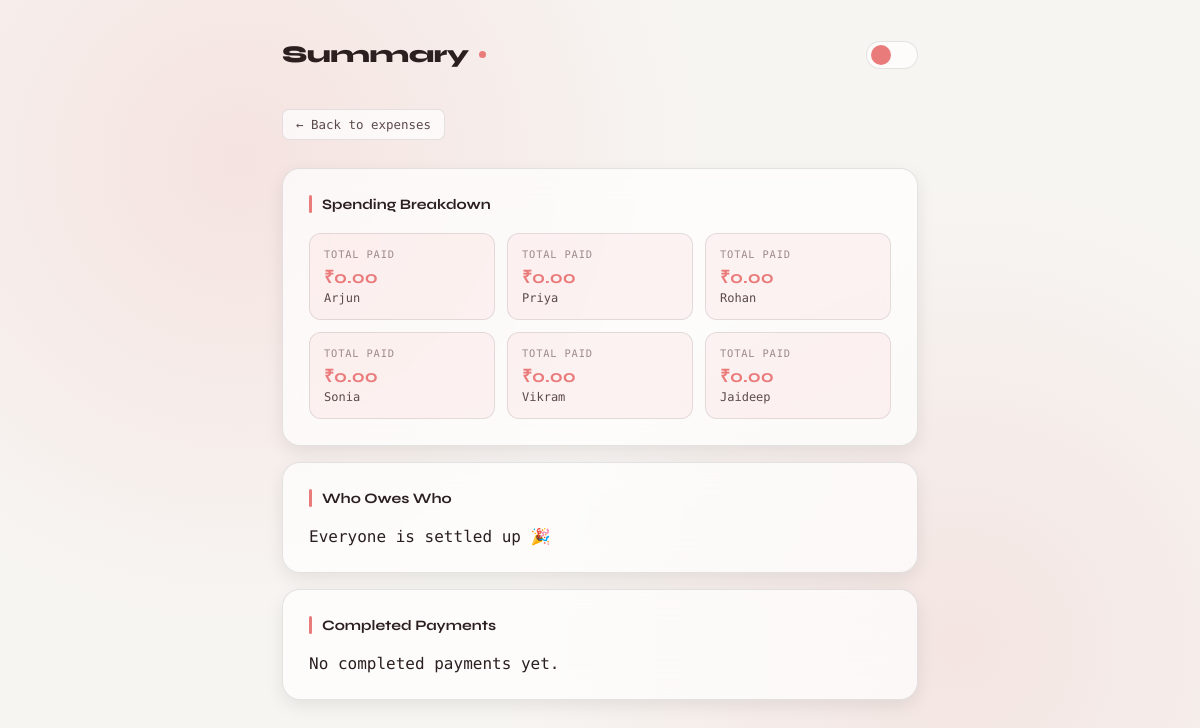
Page /summary on the committed database.
### tables this page shows
CREATE TABLE members (
    id INTEGER PRIMARY KEY AUTOINCREMENT,
    name TEXT NOT NULL UNIQUE
);

### app.py (the view, shortened to what this page needs)
@app.route('/summary')
def summary():
    conn = get_db_connection()
    members = conn.execute('SELECT * FROM members').fetchall()
    expenses = conn.execute(
        'SELECT member_id, amount FROM expenses'
    ).fetchall()
    conn.close()
    paid_by = {member['id']: 0 for member in members}
    member_names = {member['id']: member['name'] for member in members}
    total_spent = 0
    for expense in expenses:
        if expense['member_id'] in paid_by:
            paid_by[expense['member_id']] += expense['amount']
            total_spent += expense['amount']
    num_members = len(members)
    if num_members == 0 or total_spent == 0:
        summary_data = [
            {'name': name, 'total': paid_by.get(mid, 0)}
            for mid, name in member_names.items()
        ]
        return render_template(
            'summary.html',
            summary=summary_data,
            settlements=[],
            completed=[]
        )

### app.py (called while the page is built)
def get_db_connection():
    conn = sqlite3.connect(DB_PATH)
    conn.row_factory = sqlite3.Row
    return conn

### templates/summary.html (shortened to what this page needs)
<!DOCTYPE html>
<html lang="en" data-theme="light">
<head>
  <link rel="stylesheet" href="{{ url_for('static', filename='style.css') }}">
</head>
<body>
<div class="wrap">
  <div class="hd">
    <div class="hd-left">
      <h1>Summary</h1>
      <span class="hd-pip"></span>
    </div>
    <button class="toggle" id="themeToggle" aria-label="Toggle theme">
      <div class="tg-thumb">
      </div>
    </button>
  </div>
  <a href="/" class="back">← Back to expenses</a>
  <div class="card">
    <div class="ch">
      <div class="ch-bar"></div>
      <span class="ch-title">Spending Breakdown</span>
    </div>
    {% if summary %}
    <div class="stat-grid">
      {% for s in summary %}
      <div class="stat">
        <div class="stat-lbl">Total paid</div>
        <div class="stat-val">₹{{ "%.2f"|format(s['total']) }}</div>
        <div class="stat-name">{{ s['name'] }}</div>
      </div>
      {% endfor %}
    </div>
    {% else %}
    <div class="empty">No data to display yet.</div>
    {% endif %}
  </div>
  <div class="card">
    <div class="ch">
      <div class="ch-bar"></div>
      <span class="ch-title">Who Owes Who</span>
    </div>
    {% if settlements %}
    <ul class="list">
      {% for s in settlements %}
      <li class="s-item">
        <span class="s-from">{{ s['owes'] }}</span>
        <span class="s-arrow">owes</span>
        <span class="s-to">{{ s['owed'] }}</span>
        <span class="s-amt">₹{{ "%.2f"|format(s['amount']) }}</span>
        <form action="/complete_payment" method="POST" style="margin-left:auto;">
          <input type="hidden" name="payer" value="{{ s['owes'] }}">
          <input type="hidden" name="receiver" value="{{ s['owed'] }}">
          <input type="hidden" name="amount" value="{{ s['amount'] }}">
          <button type="submit" class="btn btn-p">Completed</button>
        </form>
      </li>
      {% endfor %}
    </ul>
    {% else %}
    <div class="settled">Everyone is settled up 🎉</div>
    {% endif %}
  </div>
<div class="card">
  <div class="ch">
    <div class="ch-bar"></div>
    <span class="ch-title">Completed Payments</span>
  </div>
  {% if completed %}
  <ul class="list">
    {% for c in completed %}
    <li class="s-item">
  <span class="s-from">{{ c['payer'] }}</span>
  <span class="s-arrow">paid</span>
  <span class="s-to">{{ c['receiver'] }}</span>
  <span class="s-amt">₹{{ "%.2f"|format(c['amount']) }}</span>
  <span style="opacity:.6; margin-left:10px;">
    {{ c['date'] }}
  </span>
  <form action="/undo_payment" method="POST" style="margin-left:auto;">
    <input type="hidden" name="payer" value="{{ c['payer'] }}">
    <input type="hidden" name="receiver" value="{{ c['receiver'] }}">
    <input type="hidden" name="amount" value="{{ c['amount'] }}">
    <button type="submit" class="btn btn-d">Undo</button>
  </form>
</li>
    {% endfor %}
  </ul>
  {% else %}
  <div class="empty">No completed payments yet.</div>
  {% endif %}
</div>
</div>
</body>
</html>

### static/style.css (style rules this page uses)
:root { --bg:#f7f5f2; --bg-card:rgba(255,255,255,.70); --bg-input:rgba(255,255,255,.75); --border:rgba(0,0,0,.10); --border-focus:#EA7B7B; --text-1:#2b1f1f; --text-2:#5c4a4a; --text-3:#9d8a8a; --accent:#EA7B7B; --accent-h:#D25353; --accent-dim:rgba(234,123,123,.20); --accent-dim2:rgba(234,123,123,.08); --danger:#9E3B3B; --danger-dim:rgba(158,59,59,.15); --glass-blur:18px; --sh-s:0 6px 18px rgba(0,0,0,.08); --sh-m:0 20px 50px rgba(0,0,0,.12); --r:18px; --r-s:12px; --r-xs:7px; --ease:cubic-bezier(.4,0,.2,1); --t:.2s var(--ease); --ts:.38s var(--ease); }
*,*::before,*::after { box-sizing:border-box; margin:0; padding:0; }
body { font-family:'DM Mono',monospace; background: radial-gradient(circle at 20% 20%, rgba(234,123,123,.15), transparent 40%), radial-gradient(circle at 80% 80%, rgba(210,83,83,.10), transparent 40%), var(--bg); color:var(--text-1); min-height:100vh; transition:background var(--ts),color var(--ts); }
.wrap { max-width:680px; margin:auto; padding:40px 22px 90px; }
.hd { display:flex; align-items:center; justify-content:space-between; margin-bottom:40px; }
.hd-left { display:flex; align-items:center; gap:10px; }
.hd h1 { font-family:'Syne',sans-serif; font-size:1.5rem; font-weight:800; letter-spacing:-.02em; }
.hd-pip { width:7px; height:7px; border-radius:50%; background:var(--accent); }
.toggle { width:52px; height:28px; border-radius:100px; border:1px solid var(--border); background:var(--bg-card); cursor:pointer; position:relative; display:flex; align-items:center; padding:3px; transition:all var(--t); }
.tg-thumb { width:20px; height:20px; border-radius:50%; background:var(--accent); position:absolute; left:4px; transition:transform var(--ts); }
.card { backdrop-filter:blur(var(--glass-blur)); -webkit-backdrop-filter:blur(var(--glass-blur)); background:var(--bg-card); border:1px solid var(--border); border-radius:var(--r); padding:26px; margin-bottom:16px; box-shadow:var(--sh-s); transition:all var(--t); }
.ch { display:flex; align-items:center; gap:10px; margin-bottom:20px; }
.ch-bar { width:3px; height:18px; background:var(--accent); border-radius:2px; }
.ch-title { font-family:'Syne',sans-serif; font-size:.9rem; font-weight:700; }
.stat-grid { display:grid; grid-template-columns:repeat(auto-fill,minmax(140px,1fr)); gap:12px; }
.stat { background:var(--accent-dim2); border:1px solid var(--border); border-radius:var(--r-s); padding:14px; transition:all var(--t); }
.stat-lbl { font-size:.65rem; text-transform:uppercase; letter-spacing:.08em; color:var(--text-3); margin-bottom:4px; }
.stat-val { font-family:'Syne',sans-serif; font-size:1.1rem; font-weight:700; color:var(--accent); }
.stat-name { font-size:.75rem; color:var(--text-2); margin-top:3px; }
.back { display:inline-flex; align-items:center; gap:7px; color:var(--text-2); text-decoration:none; font-size:.78rem; padding:7px 13px; border:1px solid var(--border); border-radius:var(--r-xs); background:var(--bg-card); margin-bottom:28px; transition:all var(--t); }

### rows in the picture
members: total "0.00", name "Arjun"
members: total "0.00", name "Priya"
members: total "0.00", name "Rohan"
members: total "0.00", name "Sonia"
members: total "0.00", name "Vikram"
members: total "0.00", name "Jaideep"
